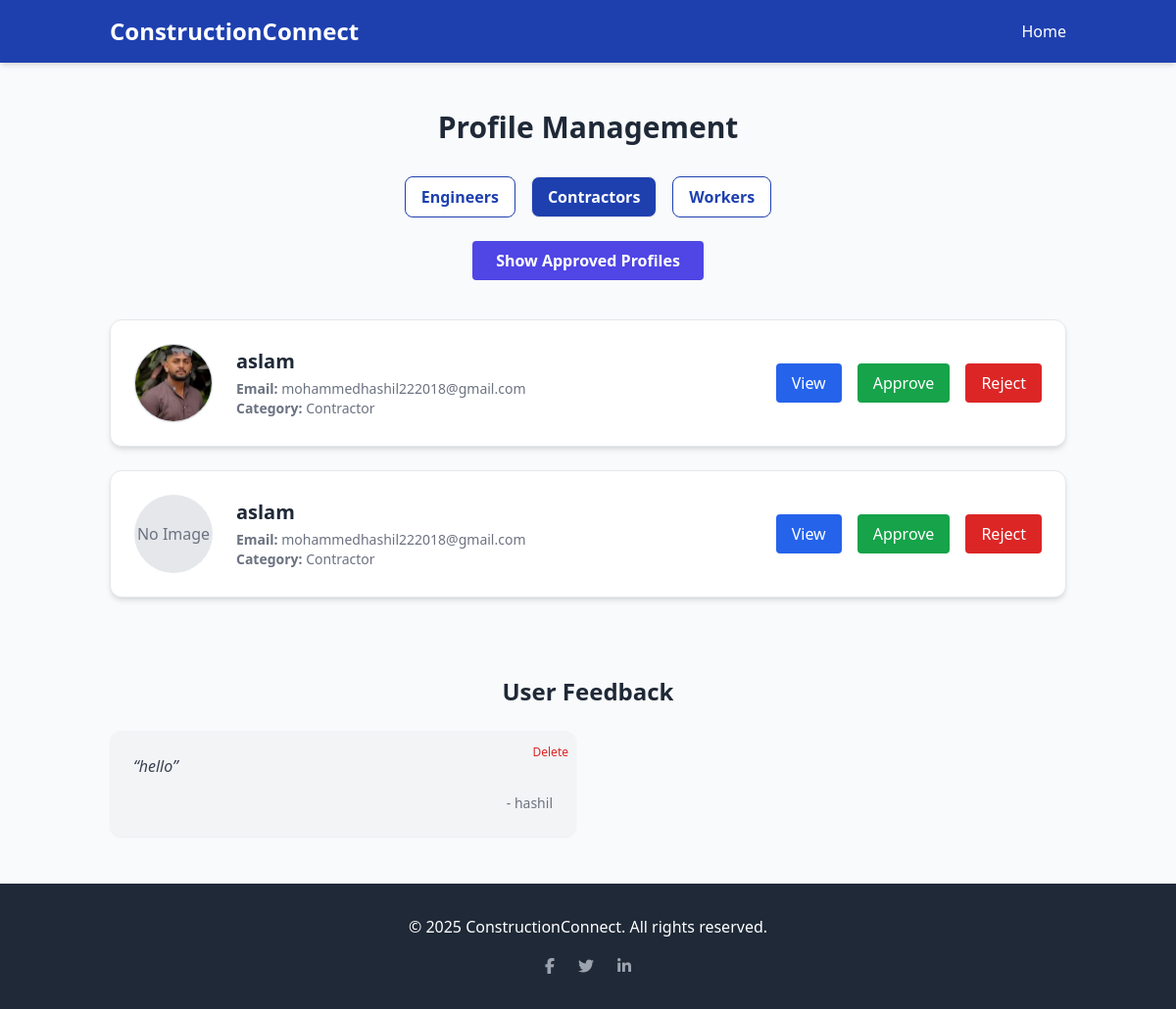
The page /dashboard/?category=contractor (signed in) on the database its author committed.
### profiles/models.py (models this page shows, shortened)
class Profile(models.Model):
    CATEGORY_CHOICES = [
        ('engineer', 'Engineer'),
        ('contractor', 'Contractor'),
        ('worker', 'worker'),
    ]
    user = models.ForeignKey(User, on_delete=models.CASCADE, null=True, blank=True)
    name = models.CharField(max_length=100)
    email = models.EmailField()
    phone = models.CharField(max_length=20)
    license_number = models.CharField(max_length=100, blank=True)
    specialization = models.CharField(max_length=100, blank=True)
    experience = models.PositiveIntegerField(blank=True, null=True)
    bio = models.TextField(blank=True)
    image = models.ImageField(upload_to='profile_images/', blank=True, null=True)
    category = models.CharField(max_length=20, choices=CATEGORY_CHOICES)
    description = models.TextField(blank=True)
    license_no = models.CharField(max_length=100, blank=True, null=True)  # ✅ Add this
    license_file = models.FileField(upload_to='licenses/', blank=True, null=True)
    is_approved = models.BooleanField(default=False)

class Feedback(models.Model):
    name = models.CharField(max_length=100)
    message = models.TextField()
    created_at = models.DateTimeField(auto_now_add=True)

### profiles/views.py (the view)
# urls.py: path('dashboard/', views.admin_dashboard, name='admin_dashboard'),
@staff_member_required
def admin_dashboard(request):
    categories = ['engineer', 'contractor', 'worker']
    category = request.GET.get('category', 'engineer')
    feedbacks = Feedback.objects.all().order_by('-id')
    pending_profiles = Profile.objects.filter(category=category, is_approved=False)
    approved_profiles = Profile.objects.filter(category=category, is_approved=True)
    return render(request, 'admin_dashboard.html', {
        'categories': categories,
        'category': category,
        'profiles': pending_profiles,
        'approved_profiles': approved_profiles,
        'feedbacks': feedbacks,
    })

### templates/admin_dashboard.html (shortened to what this page needs)
{% extends 'base.html' %}
{% load static %}
{% load widget_tweaks %}
{% block content %}
<div class="container mx-auto px-6 py-12" x-data="{ viewApproved: false }">
  <h1 class="text-3xl font-bold mb-8 text-center">Profile Management</h1>
  <div class="flex justify-center space-x-4 mb-6">
    {% for cat in categories %}
      <a href="?category={{ cat }}"
         class="px-4 py-2 rounded-lg font-semibold border
         {% if cat == category %}bg-blue-800 text-white{% else %}bg-white text-blue-800 border-blue-800{% endif %}
         hover:bg-blue-700 hover:text-white transition">
        {{ cat|capfirst }}s
      </a>
    {% endfor %}
  </div>
  <div class="text-center mb-10">
    <button @click="viewApproved = !viewApproved"
            class="px-6 py-2 bg-indigo-600 text-white font-semibold rounded hover:bg-indigo-500 transition">
      <span x-show="!viewApproved">Show Approved Profiles</span>
    </button>
  </div>
  <div x-show="!viewApproved" x-transition>
    {% if profiles %}
      <div class="space-y-6">
        {% for profile in profiles %}
          <div x-data="{ expanded: false }" class="bg-white shadow-md rounded-xl p-6 border transition-all duration-300" :class="expanded ? 'ring-2 ring-blue-300' : ''">
            <div class="flex flex-col md:flex-row justify-between items-center gap-6">
              <div class="flex items-center gap-6">
                {% if profile.image %}
                  <img src="{{ profile.image.url }}" alt="{{ profile.name }}" class="w-20 h-20 object-cover rounded-full border border-gray-300 shadow-sm">
                {% else %}
                  <div class="w-20 h-20 bg-gray-200 rounded-full flex items-center justify-center text-gray-500">No Image</div>
                {% endif %}
                <div>
                  <h2 class="text-xl font-semibold">{{ profile.name }}</h2>
                  <p class="text-sm text-gray-500"><strong>Email:</strong> {{ profile.email }}</p>
                  <p class="text-sm text-gray-500"><strong>Category:</strong> {{ profile.category|capfirst }}</p>
                </div>
              </div>
              <div class="flex flex-col gap-2 md:flex-row md:gap-4 mt-4 md:mt-0">
                <button @click="expanded = !expanded" type="button"
                  class="px-4 py-2 bg-blue-600 text-white rounded hover:bg-blue-500 transition">
                  <span x-show="!expanded">View</span>
                </button>
                <form method="POST" action="{% url 'approve_profile' profile.id %}">
                  <button class="bg-green-600 text-white px-4 py-2 rounded hover:bg-green-500 transition">
                    Approve
                  </button>
                </form>
                <form method="POST" action="{% url 'reject_profile' profile.id %}">
                  <button class="bg-red-600 text-white px-4 py-2 rounded hover:bg-red-500 transition">
                    Reject
                  </button>
                </form>
              </div>
            </div>
          </div>
        {% endfor %}
      </div>
    {% else %}
      <p class="text-gray-600 text-center">No pending profiles for approval.</p>
    {% endif %}
  </div>
  <div class="mt-20">
    <h2 class="text-2xl font-bold text-center mb-6">User Feedback</h2>
    {% if feedbacks %}
      <div class="grid md:grid-cols-2 gap-6">
        {% for fb in feedbacks %}
          <div class="bg-gray-100 p-6 rounded-xl shadow-sm relative">
            <p class="text-gray-700 italic">“{{ fb.message }}”</p>
            <p class="text-sm text-gray-500 mt-4 text-right">- {{ fb.name }}</p>
            <form action="{% url 'delete_feedback' fb.id %}" method="POST" class="absolute top-2 right-2">
              <button type="submit" class="text-red-600 hover:text-red-800 text-xs">Delete</button>
            </form>
          </div>
        {% endfor %}
      </div>
    {% else %}
      <p class="text-center text-gray-600">No feedback yet.</p>
    {% endif %}
  </div>
</div>
{% endblock %}

### templates/base.html (shortened to what this page needs)
{% load static %}
<!DOCTYPE html>
<html lang="en">
<head>
    <link href="{% static 'css/style.css' %}" rel="stylesheet">
      <html class="overflow-x-hidden overscroll-none"></html>
    <script src="https://cdn.tailwindcss.com"></script>
</head>
<body class="overflow-x-hidden bg-gray-50 text-gray-800 overscroll-none">
    <nav class="bg-blue-800 text-white shadow-md">
        <div class="container mx-auto px-6 py-4 flex justify-between items-center">
            <a href="{% url 'home' %}" class="text-2xl font-bold">ConstructionConnect</a>
            <ul class="flex space-x-6 text-sm md:text-base">
                <li><a href="{% url 'home' %}" class="hover:underline">Home</a></li>
            </ul>
        </div>
    </nav>
    <main>
        {% block content %}
        {% endblock %}
    </main>
    <footer class="bg-gray-800 text-white py-8">
        <div class="container mx-auto px-6 text-center">
            <p>© 2025 ConstructionConnect. All rights reserved.</p>
            <div class="flex justify-center space-x-6 mt-4">
                <a href="#" class="text-gray-400 hover:text-white"><i class="fab fa-facebook-f"></i></a>
                <a href="#" class="text-gray-400 hover:text-white"><i class="fab fa-twitter"></i></a>
                <a href="#" class="text-gray-400 hover:text-white"><i class="fab fa-linkedin-in"></i></a>
            </div>
        </div>
    </footer>
</body>
</html>

### templates/base.html (style rules this page uses)
html { overflow-x: hidden; }

### rows shown on the page
Profile: image (picture), name "aslam", email "mohammedhashil222018@gmail.com", category "Contractor"
Profile: image "No Image", name "aslam", email "mohammedhashil222018@gmail.com", category "Contractor"
Feedback: message "hello", name "hashil"

### other values the page prints
{{ cat|capfirst }} "Engineer" "Contractor" "Worker"
